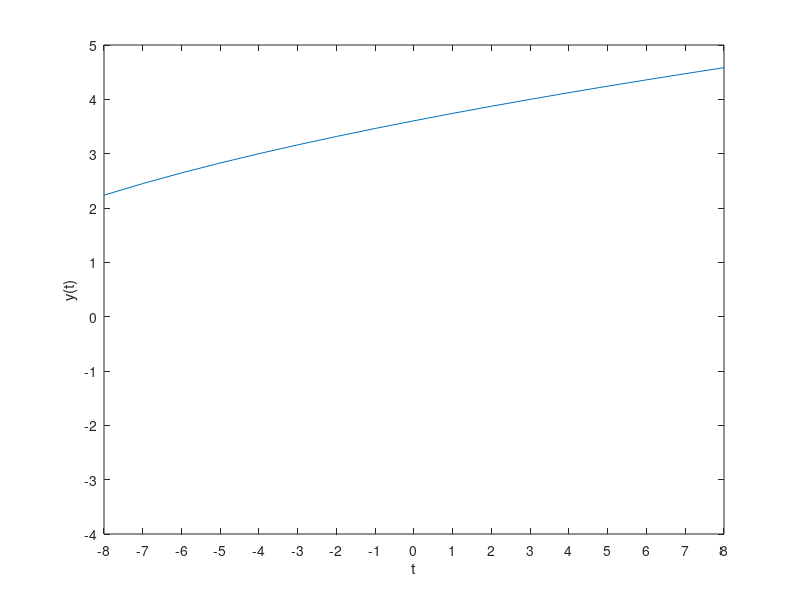

MATLAB code for this plot: (Note: this script raises an error after producing the figure.)
% Script for testing the centeraxes.m function

clear
clf
clc
%subplot(211)
plot(-8:8, sqrt(5:21));

xlabel('t');
ylabel('y(t)')
%thicklines(2);

set(gca,'ylim',[-4 5],'xlim',[-8 8],'xtick',-8:8,'ytick',-4:5)
opt.fontname = 'helvetica';
opt.fontsize = 8;

centeraxes(gca,opt);
